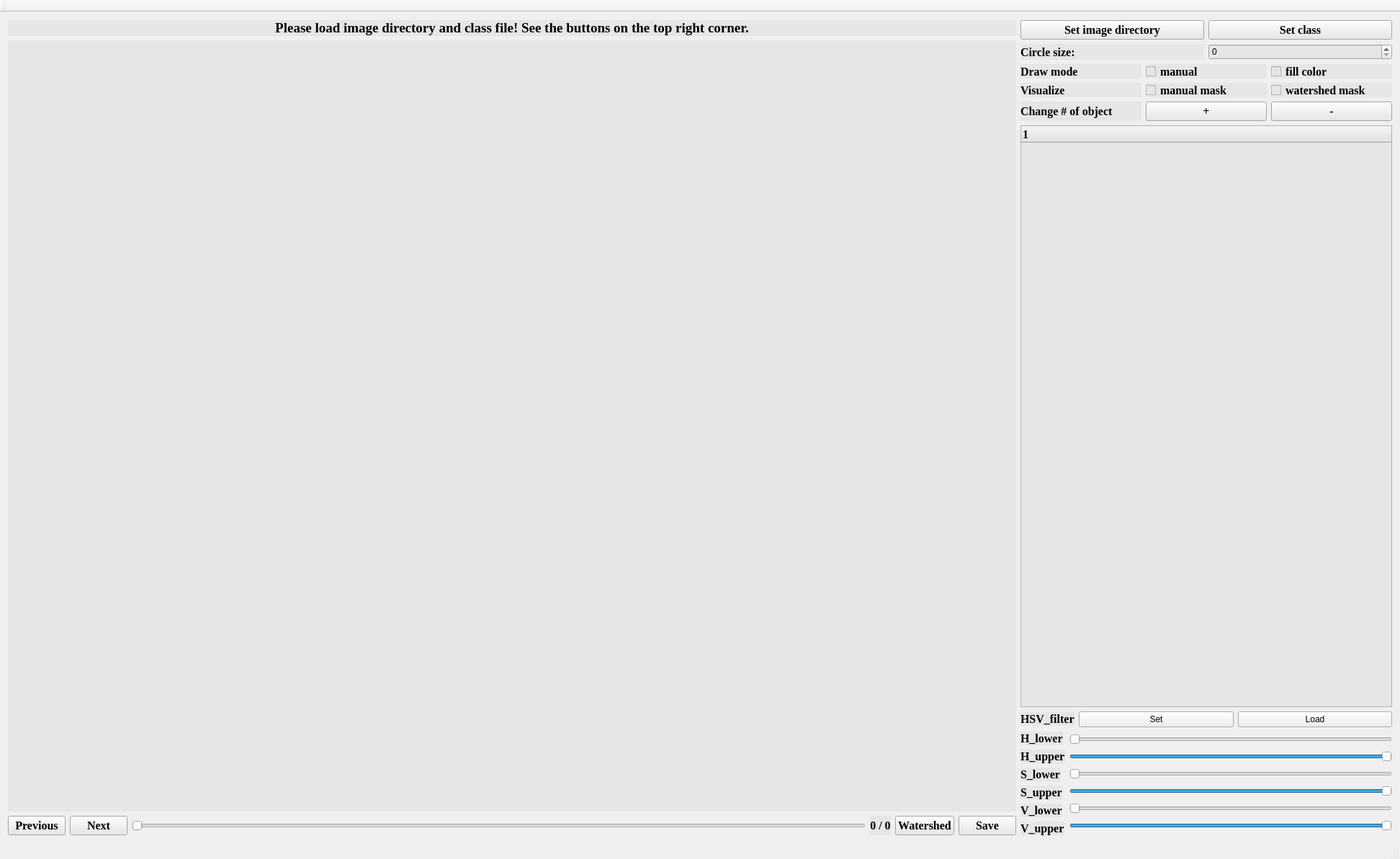
<?xml version="1.0" encoding="UTF-8"?>
<ui version="4.0">
 <class>MainWindow</class>
 <widget class="QMainWindow" name="MainWindow">
  <property name="windowModality">
   <enum>Qt::NonModal</enum>
  </property>
  <property name="geometry">
   <rect>
    <x>0</x>
    <y>0</y>
    <width>1944</width>
    <height>1193</height>
   </rect>
  </property>
  <property name="focusPolicy">
   <enum>Qt::StrongFocus</enum>
  </property>
  <property name="windowTitle">
   <string>Segmentation Annotation Tool for HERoEHS.</string>
  </property>
  <widget class="QWidget" name="centralWidget">
   <layout class="QGridLayout" name="gridLayout">
    <item row="0" column="0">
     <layout class="QHBoxLayout" name="horizontalLayout_7">
      <item>
       <layout class="QVBoxLayout" name="verticalLayout">
        <item>
         <widget class="QLabel" name="label_img_name">
          <property name="maximumSize">
           <size>
            <width>16777215</width>
            <height>16777215</height>
           </size>
          </property>
          <property name="font">
           <font>
            <family>Times New Roman</family>
            <pointsize>14</pointsize>
            <weight>75</weight>
            <bold>true</bold>
           </font>
          </property>
          <property name="styleSheet">
           <string notr="true">background-color : rgb(231, 230, 230);color : rgb(0, 0, 0);
border-color: rgb(208, 206, 206);</string>
          </property>
          <property name="text">
           <string>Please load image directory and class file! See the buttons on the top right corner.</string>
          </property>
          <property name="alignment">
           <set>Qt::AlignCenter</set>
          </property>
         </widget>
        </item>
        <item>
         <widget class="QLabel" name="label_img_display">
          <property name="sizePolicy">
           <sizepolicy hsizetype="Expanding" vsizetype="Expanding">
            <horstretch>0</horstretch>
            <verstretch>0</verstretch>
           </sizepolicy>
          </property>
          <property name="minimumSize">
           <size>
            <width>1400</width>
            <height>900</height>
           </size>
          </property>
          <property name="font">
           <font>
            <family>Times New Roman</family>
            <pointsize>14</pointsize>
            <weight>75</weight>
            <bold>true</bold>
           </font>
          </property>
          <property name="cursor">
           <cursorShape>CrossCursor</cursorShape>
          </property>
          <property name="styleSheet">
           <string notr="true">background-color : rgb(231, 230, 230);color : rgb(0, 0, 0);
border-color: rgb(208, 206, 206);</string>
          </property>
          <property name="text">
           <string/>
          </property>
          <property name="alignment">
           <set>Qt::AlignCenter</set>
          </property>
         </widget>
        </item>
        <item>
         <layout class="QHBoxLayout" name="horizontalLayout_2">
          <property name="spacing">
           <number>6</number>
          </property>
          <item>
           <widget class="QPushButton" name="pushButton_prev">
            <property name="maximumSize">
             <size>
              <width>16777215</width>
              <height>16777215</height>
             </size>
            </property>
            <property name="font">
             <font>
              <family>Times New Roman</family>
              <pointsize>12</pointsize>
              <weight>75</weight>
              <bold>true</bold>
             </font>
            </property>
            <property name="styleSheet">
             <string notr="true">background-color : rgb(231, 230, 230);color : rgb(0, 0, 0);;
border-color: rgb(208, 206, 206);</string>
            </property>
            <property name="text">
             <string>Previous</string>
            </property>
           </widget>
          </item>
          <item>
           <widget class="QPushButton" name="pushButton_next">
            <property name="maximumSize">
             <size>
              <width>16777215</width>
              <height>16777215</height>
             </size>
            </property>
            <property name="font">
             <font>
              <family>Times New Roman</family>
              <pointsize>12</pointsize>
              <weight>75</weight>
              <bold>true</bold>
             </font>
            </property>
            <property name="styleSheet">
             <string notr="true">background-color : rgb(231, 230, 230);color : rgb(0, 0, 0);
border-color: rgb(208, 206, 206);</string>
            </property>
            <property name="text">
             <string>Next</string>
            </property>
           </widget>
          </item>
          <item>
           <widget class="QSlider" name="horizontalSlider_progress">
            <property name="orientation">
             <enum>Qt::Horizontal</enum>
            </property>
           </widget>
          </item>
          <item>
           <widget class="QLabel" name="label_progress">
            <property name="minimumSize">
             <size>
              <width>0</width>
              <height>0</height>
             </size>
            </property>
            <property name="maximumSize">
             <size>
              <width>16777215</width>
              <height>16777215</height>
             </size>
            </property>
            <property name="font">
             <font>
              <family>Times New Roman</family>
              <pointsize>12</pointsize>
              <weight>75</weight>
              <bold>true</bold>
             </font>
            </property>
            <property name="styleSheet">
             <string notr="true">background-color : rgb(231, 230, 230);color : rgb(0, 0, 0);
border-color: rgb(208, 206, 206);</string>
            </property>
            <property name="text">
             <string>0 / 0</string>
            </property>
            <property name="alignment">
             <set>Qt::AlignCenter</set>
            </property>
           </widget>
          </item>
          <item>
           <widget class="QPushButton" name="pushButton_watershed">
            <property name="font">
             <font>
              <family>Times New Roman</family>
              <pointsize>12</pointsize>
              <weight>75</weight>
              <bold>true</bold>
             </font>
            </property>
            <property name="styleSheet">
             <string notr="true">background-color : rgb(231, 230, 230);color : rgb(0, 0, 0);;
border-color: rgb(208, 206, 206);</string>
            </property>
            <property name="text">
             <string>Watershed</string>
            </property>
           </widget>
          </item>
          <item>
           <widget class="QPushButton" name="pushButton_save">
            <property name="font">
             <font>
              <family>Times New Roman</family>
              <pointsize>12</pointsize>
              <weight>75</weight>
              <bold>true</bold>
             </font>
            </property>
            <property name="styleSheet">
             <string notr="true">background-color : rgb(231, 230, 230);color : rgb(0, 0, 0);;
border-color: rgb(208, 206, 206);</string>
            </property>
            <property name="text">
             <string>Save</string>
            </property>
           </widget>
          </item>
         </layout>
        </item>
       </layout>
      </item>
      <item>
       <layout class="QVBoxLayout" name="verticalLayout_2">
        <item>
         <layout class="QHBoxLayout" name="horizontalLayout_5">
          <item>
           <widget class="QPushButton" name="pushButton_img_dir">
            <property name="maximumSize">
             <size>
              <width>16777215</width>
              <height>16777215</height>
             </size>
            </property>
            <property name="font">
             <font>
              <family>Times New Roman</family>
              <pointsize>12</pointsize>
              <weight>75</weight>
              <bold>true</bold>
             </font>
            </property>
            <property name="styleSheet">
             <string notr="true">background-color : rgb(231, 230, 230);color : rgb(0, 0, 0);
border-color: rgb(208, 206, 206);</string>
            </property>
            <property name="text">
             <string>Set image directory</string>
            </property>
           </widget>
          </item>
          <item>
           <widget class="QPushButton" name="pushButton_set_class">
            <property name="maximumSize">
             <size>
              <width>16777215</width>
              <height>16777215</height>
             </size>
            </property>
            <property name="font">
             <font>
              <family>Times New Roman</family>
              <pointsize>12</pointsize>
              <weight>75</weight>
              <bold>true</bold>
             </font>
            </property>
            <property name="styleSheet">
             <string notr="true">background-color : rgb(231, 230, 230);color : rgb(0, 0, 0);
border-color: rgb(208, 206, 206);</string>
            </property>
            <property name="text">
             <string>Set class</string>
            </property>
           </widget>
          </item>
         </layout>
        </item>
        <item>
         <layout class="QHBoxLayout" name="horizontalLayout_4">
          <property name="spacing">
           <number>6</number>
          </property>
          <item>
           <widget class="QLabel" name="label">
            <property name="maximumSize">
             <size>
              <width>16777215</width>
              <height>16777215</height>
             </size>
            </property>
            <property name="font">
             <font>
              <family>Times New Roman</family>
              <pointsize>12</pointsize>
              <weight>75</weight>
              <bold>true</bold>
             </font>
            </property>
            <property name="styleSheet">
             <string notr="true">background-color : rgb(231, 230, 230);color : rgb(0, 0, 0);
border-color: rgb(208, 206, 206);</string>
            </property>
            <property name="text">
             <string>Circle size:</string>
            </property>
           </widget>
          </item>
          <item>
           <widget class="QSpinBox" name="spinBox_pen_size">
            <property name="maximumSize">
             <size>
              <width>16777215</width>
              <height>16777215</height>
             </size>
            </property>
            <property name="styleSheet">
             <string notr="true">background-color : rgb(231, 230, 230);color : rgb(0, 0, 0);
border-color: rgb(208, 206, 206);</string>
            </property>
           </widget>
          </item>
         </layout>
        </item>
        <item>
         <layout class="QHBoxLayout" name="horizontalLayout_3">
          <item>
           <widget class="QLabel" name="label_3">
            <property name="font">
             <font>
              <family>Times New Roman</family>
              <pointsize>12</pointsize>
              <weight>75</weight>
              <bold>true</bold>
             </font>
            </property>
            <property name="styleSheet">
             <string notr="true">background-color : rgb(231, 230, 230);color : rgb(0, 0, 0);
border-color: rgb(208, 206, 206);</string>
            </property>
            <property name="text">
             <string>Draw mode</string>
            </property>
           </widget>
          </item>
          <item>
           <widget class="QCheckBox" name="checkBox_drawmode">
            <property name="font">
             <font>
              <family>Times New Roman</family>
              <pointsize>12</pointsize>
              <weight>75</weight>
              <bold>true</bold>
             </font>
            </property>
            <property name="styleSheet">
             <string notr="true">background-color : rgb(231, 230, 230);color : rgb(0, 0, 0);
border-color: rgb(208, 206, 206);</string>
            </property>
            <property name="text">
             <string>manual</string>
            </property>
           </widget>
          </item>
          <item>
           <widget class="QCheckBox" name="checkBox_fill_color_mode">
            <property name="font">
             <font>
              <family>Times New Roman</family>
              <pointsize>12</pointsize>
              <weight>75</weight>
              <bold>true</bold>
             </font>
            </property>
            <property name="styleSheet">
             <string notr="true">background-color : rgb(231, 230, 230);color : rgb(0, 0, 0);
border-color: rgb(208, 206, 206);</string>
            </property>
            <property name="text">
             <string>fill color</string>
            </property>
           </widget>
          </item>
         </layout>
        </item>
        <item>
         <layout class="QHBoxLayout" name="horizontalLayout_6">
          <item>
           <widget class="QLabel" name="label_2">
            <property name="font">
             <font>
              <family>Times New Roman</family>
              <pointsize>12</pointsize>
              <weight>75</weight>
              <bold>true</bold>
             </font>
            </property>
            <property name="styleSheet">
             <string notr="true">background-color : rgb(231, 230, 230);color : rgb(0, 0, 0);
border-color: rgb(208, 206, 206);</string>
            </property>
            <property name="text">
             <string>Visualize</string>
            </property>
           </widget>
          </item>
          <item>
           <widget class="QCheckBox" name="checkBox_manual_mask">
            <property name="font">
             <font>
              <family>Times New Roman</family>
              <pointsize>12</pointsize>
              <weight>75</weight>
              <bold>true</bold>
             </font>
            </property>
            <property name="styleSheet">
             <string notr="true">background-color : rgb(231, 230, 230);color : rgb(0, 0, 0);
border-color: rgb(208, 206, 206);</string>
            </property>
            <property name="text">
             <string>manual mask</string>
            </property>
           </widget>
          </item>
          <item>
           <widget class="QCheckBox" name="checkBox_watershed_mask">
            <property name="font">
             <font>
              <family>Times New Roman</family>
              <pointsize>12</pointsize>
              <weight>75</weight>
              <bold>true</bold>
             </font>
            </property>
            <property name="styleSheet">
             <string notr="true">background-color : rgb(231, 230, 230);color : rgb(0, 0, 0);
border-color: rgb(208, 206, 206);</string>
            </property>
            <property name="text">
             <string>watershed mask</string>
            </property>
           </widget>
          </item>
         </layout>
        </item>
        <item>
         <layout class="QHBoxLayout" name="horizontalLayout_8">
          <item>
           <widget class="QLabel" name="label_4">
            <property name="font">
             <font>
              <family>Times New Roman</family>
              <pointsize>12</pointsize>
              <weight>75</weight>
              <bold>true</bold>
             </font>
            </property>
            <property name="styleSheet">
             <string notr="true">background-color : rgb(231, 230, 230);color : rgb(0, 0, 0);
border-color: rgb(208, 206, 206);</string>
            </property>
            <property name="text">
             <string>Change # of object</string>
            </property>
           </widget>
          </item>
          <item>
           <widget class="QPushButton" name="pushButton_plus">
            <property name="sizePolicy">
             <sizepolicy hsizetype="Minimum" vsizetype="Fixed">
              <horstretch>0</horstretch>
              <verstretch>0</verstretch>
             </sizepolicy>
            </property>
            <property name="font">
             <font>
              <family>Times New Roman</family>
              <pointsize>12</pointsize>
              <weight>75</weight>
              <bold>true</bold>
             </font>
            </property>
            <property name="styleSheet">
             <string notr="true">background-color : rgb(231, 230, 230);color : rgb(0, 0, 0);
border-color: rgb(208, 206, 206);</string>
            </property>
            <property name="text">
             <string>+</string>
            </property>
           </widget>
          </item>
          <item>
           <widget class="QPushButton" name="pushButton_minus">
            <property name="font">
             <font>
              <family>Times New Roman</family>
              <pointsize>12</pointsize>
              <weight>75</weight>
              <bold>true</bold>
             </font>
            </property>
            <property name="styleSheet">
             <string notr="true">background-color : rgb(231, 230, 230);color : rgb(0, 0, 0);
border-color: rgb(208, 206, 206);</string>
            </property>
            <property name="text">
             <string>-</string>
            </property>
           </widget>
          </item>
         </layout>
        </item>
        <item>
         <widget class="QTreeWidget" name="treeWidget_class">
          <property name="sizePolicy">
           <sizepolicy hsizetype="Preferred" vsizetype="Preferred">
            <horstretch>0</horstretch>
            <verstretch>0</verstretch>
           </sizepolicy>
          </property>
          <property name="font">
           <font>
            <family>Times New Roman</family>
            <pointsize>12</pointsize>
            <weight>75</weight>
            <bold>true</bold>
           </font>
          </property>
          <property name="layoutDirection">
           <enum>Qt::LeftToRight</enum>
          </property>
          <property name="styleSheet">
           <string notr="true">background-color : rgb(231, 230, 230);color : rgb(0, 0, 0);
border-color: rgb(208, 206, 206);</string>
          </property>
          <column>
           <property name="text">
            <string notr="true">1</string>
           </property>
          </column>
         </widget>
        </item>
        <item>
         <layout class="QHBoxLayout" name="horizontalLayout">
          <item>
           <widget class="QLabel" name="label_7">
            <property name="sizePolicy">
             <sizepolicy hsizetype="Fixed" vsizetype="Fixed">
              <horstretch>0</horstretch>
              <verstretch>0</verstretch>
             </sizepolicy>
            </property>
            <property name="font">
             <font>
              <family>Times New Roman</family>
              <pointsize>12</pointsize>
              <weight>75</weight>
              <bold>true</bold>
             </font>
            </property>
            <property name="styleSheet">
             <string notr="true">background-color : rgb(231, 230, 230);color : rgb(0, 0, 0);
border-color: rgb(208, 206, 206);</string>
            </property>
            <property name="text">
             <string>HSV_filter</string>
            </property>
           </widget>
          </item>
          <item>
           <widget class="QPushButton" name="hsv_set_button">
            <property name="text">
             <string>Set</string>
            </property>
           </widget>
          </item>
          <item>
           <widget class="QPushButton" name="hsv_load_button">
            <property name="text">
             <string>Load</string>
            </property>
           </widget>
          </item>
         </layout>
        </item>
        <item>
         <layout class="QHBoxLayout" name="horizontalLayout_12">
          <item>
           <layout class="QVBoxLayout" name="verticalLayout_11">
            <item>
             <widget class="QLabel" name="label_32">
              <property name="sizePolicy">
               <sizepolicy hsizetype="Fixed" vsizetype="Preferred">
                <horstretch>0</horstretch>
                <verstretch>0</verstretch>
               </sizepolicy>
              </property>
              <property name="font">
               <font>
                <family>Times New Roman</family>
                <pointsize>12</pointsize>
                <weight>75</weight>
                <bold>true</bold>
               </font>
              </property>
              <property name="styleSheet">
               <string notr="true">background-color : rgb(231, 230, 230);color : rgb(0, 0, 0);
border-color: rgb(208, 206, 206);</string>
              </property>
              <property name="text">
               <string>H_lower</string>
              </property>
             </widget>
            </item>
            <item>
             <widget class="QLabel" name="label_33">
              <property name="sizePolicy">
               <sizepolicy hsizetype="Fixed" vsizetype="Preferred">
                <horstretch>0</horstretch>
                <verstretch>0</verstretch>
               </sizepolicy>
              </property>
              <property name="font">
               <font>
                <family>Times New Roman</family>
                <pointsize>12</pointsize>
                <weight>75</weight>
                <bold>true</bold>
               </font>
              </property>
              <property name="styleSheet">
               <string notr="true">background-color : rgb(231, 230, 230);color : rgb(0, 0, 0);
border-color: rgb(208, 206, 206);</string>
              </property>
              <property name="text">
               <string>H_upper</string>
              </property>
             </widget>
            </item>
            <item>
             <widget class="QLabel" name="label_34">
              <property name="sizePolicy">
               <sizepolicy hsizetype="Fixed" vsizetype="Preferred">
                <horstretch>0</horstretch>
                <verstretch>0</verstretch>
               </sizepolicy>
              </property>
              <property name="font">
               <font>
                <family>Times New Roman</family>
                <pointsize>12</pointsize>
                <weight>75</weight>
                <bold>true</bold>
               </font>
              </property>
              <property name="styleSheet">
               <string notr="true">background-color : rgb(231, 230, 230);color : rgb(0, 0, 0);
border-color: rgb(208, 206, 206);</string>
              </property>
              <property name="text">
               <string>S_lower</string>
              </property>
             </widget>
            </item>
            <item>
             <widget class="QLabel" name="label_35">
              <property name="sizePolicy">
               <sizepolicy hsizetype="Fixed" vsizetype="Preferred">
                <horstretch>0</horstretch>
                <verstretch>0</verstretch>
               </sizepolicy>
              </property>
              <property name="font">
               <font>
                <family>Times New Roman</family>
                <pointsize>12</pointsize>
                <weight>75</weight>
                <bold>true</bold>
               </font>
              </property>
              <property name="styleSheet">
               <string notr="true">background-color : rgb(231, 230, 230);color : rgb(0, 0, 0);
border-color: rgb(208, 206, 206);</string>
              </property>
              <property name="text">
               <string>S_upper</string>
              </property>
             </widget>
            </item>
            <item>
             <widget class="QLabel" name="label_36">
              <property name="sizePolicy">
               <sizepolicy hsizetype="Fixed" vsizetype="Preferred">
                <horstretch>0</horstretch>
                <verstretch>0</verstretch>
               </sizepolicy>
              </property>
              <property name="font">
               <font>
                <family>Times New Roman</family>
                <pointsize>12</pointsize>
                <weight>75</weight>
                <bold>true</bold>
               </font>
              </property>
              <property name="styleSheet">
               <string notr="true">background-color : rgb(231, 230, 230);color : rgb(0, 0, 0);
border-color: rgb(208, 206, 206);</string>
              </property>
              <property name="text">
               <string>V_lower</string>
              </property>
             </widget>
            </item>
            <item>
             <widget class="QLabel" name="label_37">
              <property name="sizePolicy">
               <sizepolicy hsizetype="Fixed" vsizetype="Preferred">
                <horstretch>0</horstretch>
                <verstretch>0</verstretch>
               </sizepolicy>
              </property>
              <property name="font">
               <font>
                <family>Times New Roman</family>
                <pointsize>12</pointsize>
                <weight>75</weight>
                <bold>true</bold>
               </font>
              </property>
              <property name="styleSheet">
               <string notr="true">background-color : rgb(231, 230, 230);color : rgb(0, 0, 0);
border-color: rgb(208, 206, 206);</string>
              </property>
              <property name="text">
               <string>V_upper</string>
              </property>
             </widget>
            </item>
           </layout>
          </item>
          <item>
           <layout class="QVBoxLayout" name="verticalLayout_12">
            <item>
             <widget class="QSlider" name="h_lower_slider">
              <property name="maximum">
               <number>255</number>
              </property>
              <property name="orientation">
               <enum>Qt::Horizontal</enum>
              </property>
             </widget>
            </item>
            <item>
             <widget class="QSlider" name="h_upper_slider">
              <property name="maximum">
               <number>255</number>
              </property>
              <property name="value">
               <number>255</number>
              </property>
              <property name="orientation">
               <enum>Qt::Horizontal</enum>
              </property>
             </widget>
            </item>
            <item>
             <widget class="QSlider" name="s_lower_slider">
              <property name="maximum">
               <number>255</number>
              </property>
              <property name="orientation">
               <enum>Qt::Horizontal</enum>
              </property>
             </widget>
            </item>
            <item>
             <widget class="QSlider" name="s_upper_slider">
              <property name="maximum">
               <number>255</number>
              </property>
              <property name="value">
               <number>255</number>
              </property>
              <property name="orientation">
               <enum>Qt::Horizontal</enum>
              </property>
             </widget>
            </item>
            <item>
             <widget class="QSlider" name="v_lower_slider">
              <property name="maximum">
               <number>255</number>
              </property>
              <property name="orientation">
               <enum>Qt::Horizontal</enum>
              </property>
             </widget>
            </item>
            <item>
             <widget class="QSlider" name="v_upper_slider">
              <property name="maximum">
               <number>255</number>
              </property>
              <property name="value">
               <number>255</number>
              </property>
              <property name="orientation">
               <enum>Qt::Horizontal</enum>
              </property>
             </widget>
            </item>
           </layout>
          </item>
         </layout>
        </item>
       </layout>
      </item>
     </layout>
    </item>
   </layout>
  </widget>
  <widget class="QMenuBar" name="menuBar">
   <property name="geometry">
    <rect>
     <x>0</x>
     <y>0</y>
     <width>1944</width>
     <height>20</height>
    </rect>
   </property>
  </widget>
  <widget class="QToolBar" name="mainToolBar">
   <attribute name="toolBarArea">
    <enum>TopToolBarArea</enum>
   </attribute>
   <attribute name="toolBarBreak">
    <bool>false</bool>
   </attribute>
  </widget>
  <widget class="QStatusBar" name="statusBar"/>
 </widget>
 <layoutdefault spacing="6" margin="11"/>
 <resources>
  <include location="HERoEHS_SegmentationAnnotationTool.qrc"/>
 </resources>
 <connections/>
</ui>
